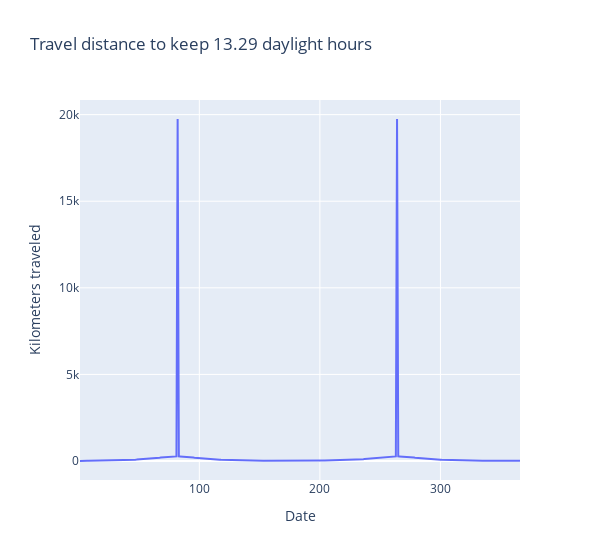

Write notebook code for a chart like this one.
### Markdown cell above
Plot distance traveled per day. Couple of long travel days on the equinoxes...

### Code cell
px.line(
    x=doys, 
    y=[utils.haversine_distance(latitudes[i], latitudes[i - 1]) for i in range(len(doys))],
    labels={"x": "Date", "y": "Kilometers traveled"},
    title=f"Travel distance to keep {target_day_length:.2f} daylight hours",
    width=600,
)

### Figure 1 — Plotly figure (JSON) as saved in the notebook; plotly's stock layout.template omitted (floating-point values rounded to 4 significant figures; data arrays with more than 128 entries replaced by an {"elided": "..."} marker saying what was removed)
{"data": [{"hovertemplate": "Date=%{x}<br>Kilometers traveled=%{y}<extra></extra>", "legendgroup": "", "line": {"color": "#636efa", "dash": "solid"}, "marker": {"symbol": "circle"}, "mode": "lines", "name": "", "orientation": "v", "showlegend": false, "type": "scatter", "x": {"elided": "366 int values"}, "xaxis": "x", "y": {"elided": "366 float values"}, "yaxis": "y"}], "layout": {"legend": {"tracegroupgap": 0}, "title": {"text": "Travel distance to keep 13.29 daylight hours"}, "width": 600, "xaxis": {"anchor": "y", "domain": [0, 1], "title": {"text": "Date"}}, "yaxis": {"anchor": "x", "domain": [0, 1], "title": {"text": "Kilometers traveled"}}}}
